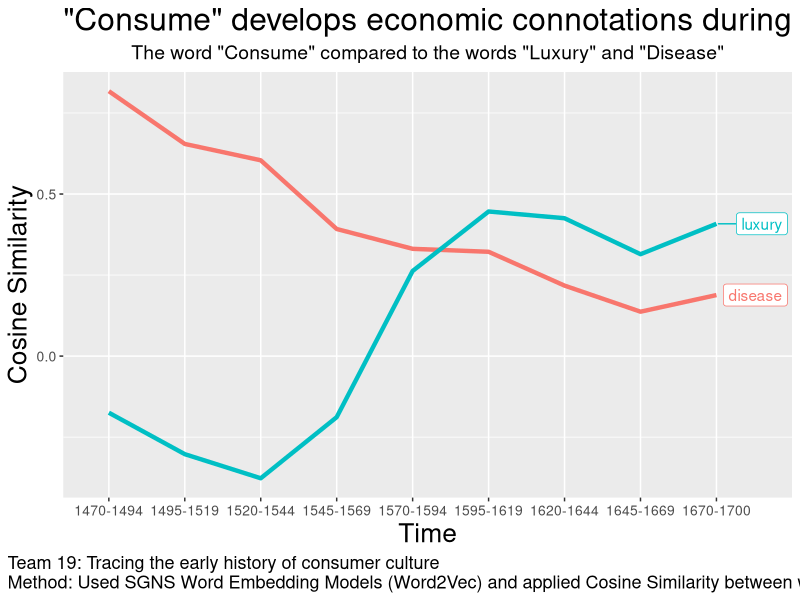
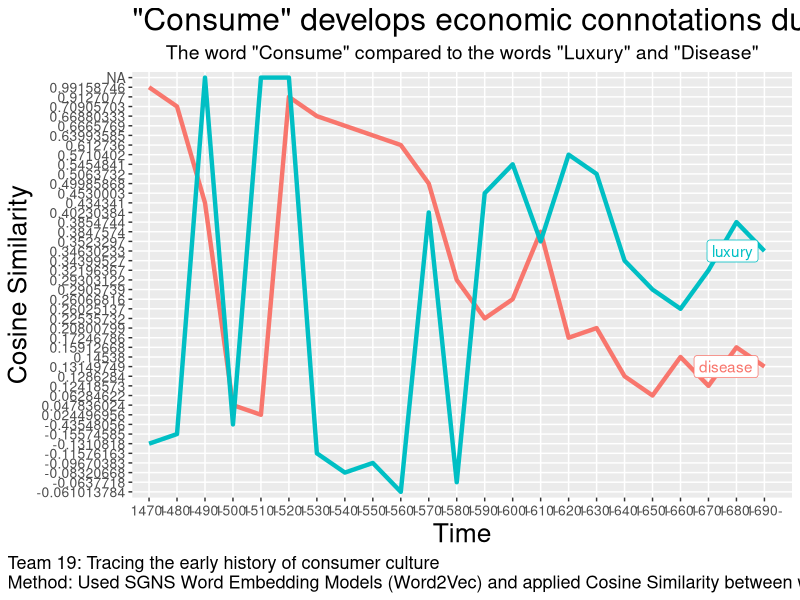
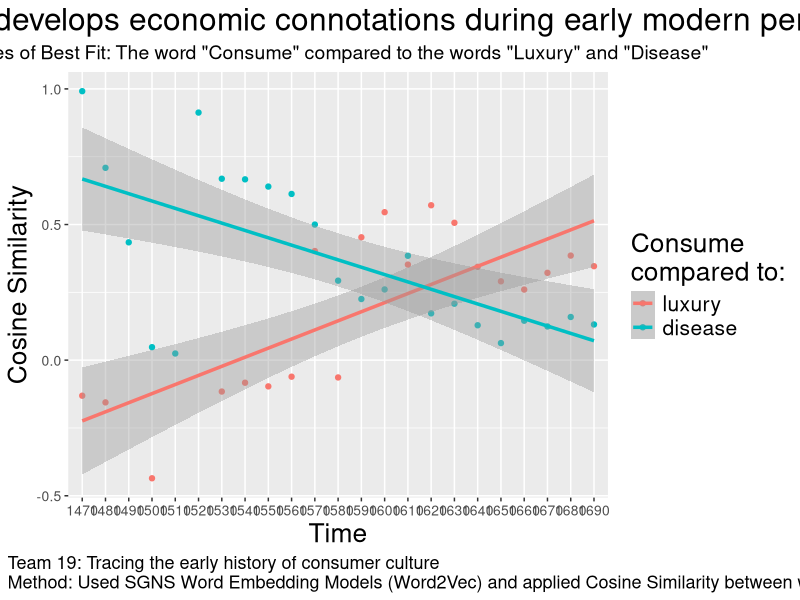
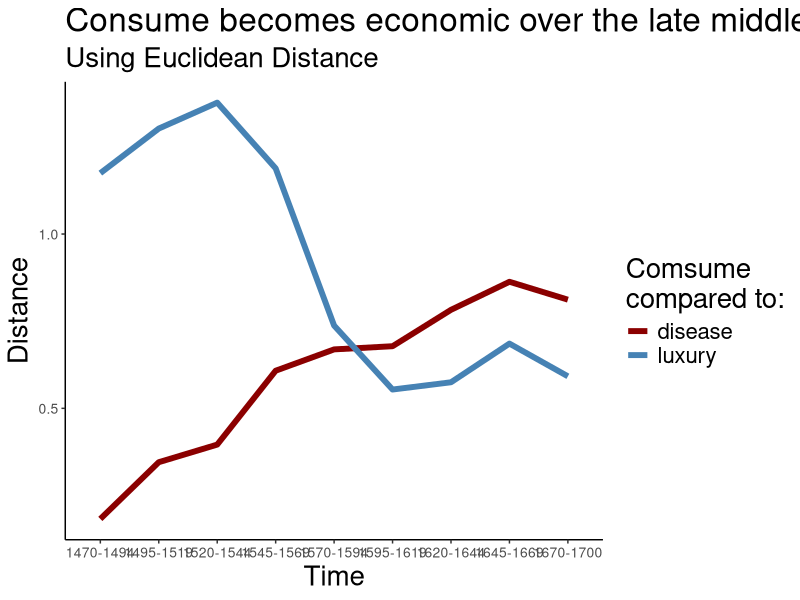
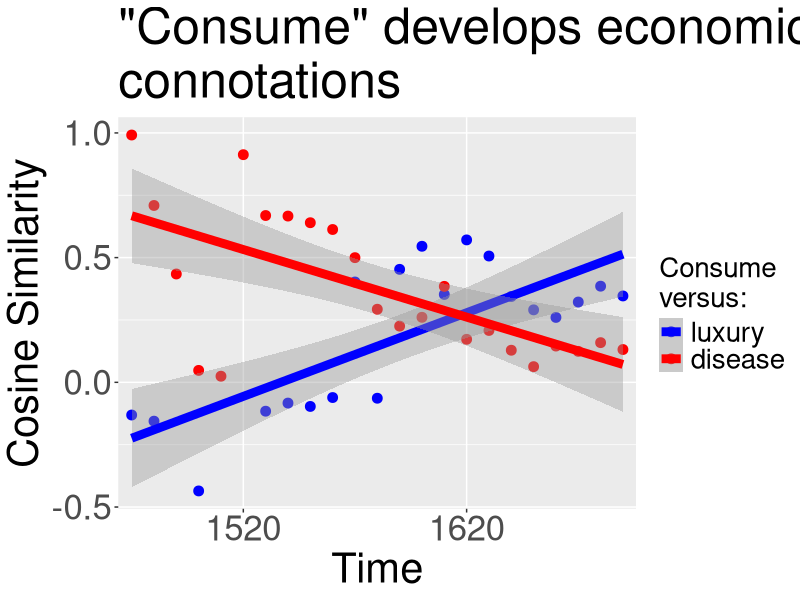
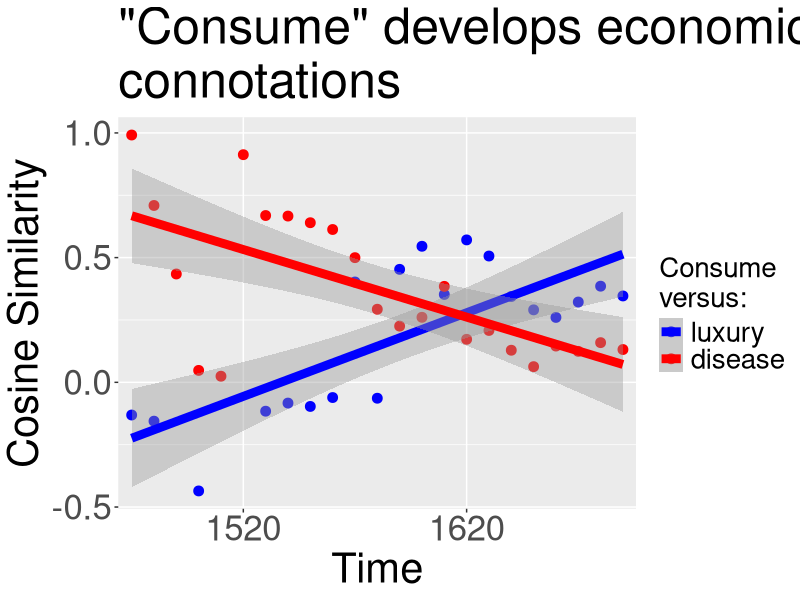

Source code (R) for these figures, in order:
## ---- chunk 1
knitr::opts_chunk$set(fig.width=12, fig.height=8, fig.path='Figs/',
                      echo=FALSE, warning=FALSE, message=FALSE)
## ---- chunk 2
library(tidyverse)
library(stringi)
library(ggrepel)
library(stringr)
## ---- chunk 3
df_similarity <- tibble(years=c("1470-1494", "1495-1519","1520-1544","1545-1569",
                "1570-1594","1595-1619","1620-1644","1645-1669",
                "1670-1700"),
                luxury=c(-0.17466319, -0.30258608, -0.37691566,
                      -0.18834212, 0.26263857, 0.44608718, 0.42523912, 
                      0.31434003, 0.40818825),
                disease=c(0.8172742, 0.65451854, 0.6040485, 0.39209074, 
                          0.33092698, 0.3218253, 0.21741053, 0.13698031, 
                          0.18832971))

df_similarity <- df_similarity %>%
  select(years, luxury, disease) %>%
  gather(key = "variable", value = "value", -years)

df_similarity
## ---- chunk 4
plot_without_labels <- ggplot(data=df_similarity, aes(x=years, group = 1)) +
  geom_line(aes(y = luxury), color = "darkred")+
  geom_line(aes(y = disease), color="steelblue")+ 
  scale_color_manual(values = c("darkred", "steelblue"))
## ---- chunk 5

cosine_plot <- df_similarity %>%
  mutate(label = if_else(years == max(years), as.character(variable), NA_character_)) %>%
  ggplot(aes(x = years, y = value, group = variable, colour=variable)) + 
  geom_line(size = 1.5) +
  scale_color_discrete(guide = FALSE) + 
  geom_label_repel(aes(label = label),
                  nudge_x = 1,
                  na.rm = TRUE)+
  labs(
    title = "\"Consume\" develops economic connotations during early modern period",
    subtitle = "The word \"Consume\" compared to the words \"Luxury\" and \"Disease\"",
    x = "Time",
    y = "Cosine Similarity",
    color = "Consume \ncompared to:",
    caption = "Team 19: Tracing the early history of consumer culture
Method: Used SGNS Word Embedding Models (Word2Vec) and applied Cosine Similarity between word vector pairs"
  ) +
  theme(text = element_text(size=19, hjust=0.5),
        axis.text=element_text(size=10),
        plot.subtitle=element_text(size=14, hjust=0.5),
        plot.caption=element_text(size=13, hjust=0),
        plot.caption.position = "plot")

cosine_plot
## ---- chunk 6

df_similarity <- tibble(years=c("1470-1479", "1480-1489", "1490-1499",
                       "1500-1509", "1510-1519", "1520-1529", "1530-1539", "1540-1549", "1550-1559",
                       "1560-1569", "1570-1579", "1580-1589", "1590-1599", "1600-1609", "1610-1619",
                       "1620-1629", "1630-1639", "1640-1649", "1650-1659", "1660-1669", "1670-1679",
                       "1680-1689", "1690-1700"),
                luxury=c(-0.1310818, -0.15574585, 'NA', -0.43548056, 'NA', 'NA', -0.11576163, -0.08320668, -0.09670383, -0.061013784, 0.40230384, -0.0637718, 0.4530003, 0.5454841, 0.3523297, 0.5710402, 0.5063732, 0.34399527, 0.2905739, 0.26025137, 0.32196367, 0.3854744, 0.34630233),
                disease=c(0.99158746, 0.70905703, 0.434341, 0.047836024, 0.024496956, 0.9127077, 0.66880333, 0.6665769, 0.63993585, 0.612736, 0.49985868, 0.29303122, 0.22535732, 0.26066816, 0.3847574, 0.17246786, 0.20800799, 0.1286284, 0.06284622, 0.14538, 0.12418573, 0.15912668, 0.13149749))

df_similarity <- df_similarity %>%
  mutate(years = str_sub(years, 1, 5)) %>%
  select(years, luxury, disease) %>%
  gather(key = "variable", value = "value", -years)

cosine_plot <- df_similarity %>%
  mutate(label = if_else(years == max(years), as.character(variable), NA_character_)) %>%
  ggplot(aes(x = years, y = value, group = variable, colour=variable)) + 
  geom_line(size = 1.5) +
  scale_color_discrete(guide = FALSE) + 
  geom_label_repel(aes(label = label),
                  nudge_x = 1,
                  na.rm = TRUE)+
  labs(
    title = "\"Consume\" develops economic connotations during early modern period",
    subtitle = "The word \"Consume\" compared to the words \"Luxury\" and \"Disease\"",
    x = "Time",
    y = "Cosine Similarity",
    color = "Consume \ncompared to:",
    caption = "Team 19: Tracing the early history of consumer culture
Method: Used SGNS Word Embedding Models (Word2Vec) and applied Cosine Similarity between word vector pairs"
  ) +
  theme(text = element_text(size=19, hjust=0.5),
        axis.text=element_text(size=10),
        plot.subtitle=element_text(size=14, hjust=0.5),
        plot.caption=element_text(size=13, hjust=0),
        plot.caption.position = "plot")

cosine_plot
## ---- chunk 7

df_similarity <- tibble(years=c("1470-1479", "1480-1489", "1490-1499",
                       "1500-1509", "1510-1519", "1520-1529", "1530-1539", "1540-1549", "1550-1559",
                       "1560-1569", "1570-1579", "1580-1589", "1590-1599", "1600-1609", "1610-1619",
                       "1620-1629", "1630-1639", "1640-1649", "1650-1659", "1660-1669", "1670-1679",
                       "1680-1689", "1690-1700"),
                luxury=c(-0.1310818, -0.15574585, NA, -0.43548056, NA, NA, -0.11576163, -0.08320668, -0.09670383, -0.061013784, 0.40230384, -0.0637718, 0.4530003, 0.5454841, 0.3523297, 0.5710402, 0.5063732, 0.34399527, 0.2905739, 0.26025137, 0.32196367, 0.3854744, 0.34630233),
                disease=c(0.99158746, 0.70905703, 0.434341, 0.047836024, 0.024496956, 0.9127077, 0.66880333, 0.6665769, 0.63993585, 0.612736, 0.49985868, 0.29303122, 0.22535732, 0.26066816, 0.3847574, 0.17246786, 0.20800799, 0.1286284, 0.06284622, 0.14538, 0.12418573, 0.15912668, 0.13149749))

df_similarity <- df_similarity %>%
  mutate(years = str_sub(years, 1, 4)) %>%
  select(years, luxury, disease) %>%
  gather(key = "variable", value = "value", -years) 

df_similarity$variable <- factor(df_similarity$variable, levels = c("luxury", "disease"))

cosine_plot <- df_similarity %>%
  drop_na() %>%
  ggplot(aes(x = years, y = value, group = variable, colour=variable)) + 
  geom_point(size = 1.5) +
  geom_smooth(method='lm', size = 1.2)+
  labs(
    title = "\"Consume\" develops economic connotations during early modern period",
    subtitle = "Lines of Best Fit: The word \"Consume\" compared to the words \"Luxury\" and \"Disease\"",
    x = "Time",
    y = "Cosine Similarity",
    color = "Consume \ncompared to:",
    caption = "Team 19: Tracing the early history of consumer culture
Method: Used SGNS Word Embedding Models (Word2Vec) and applied Cosine Similarity between word vector pairs"
  ) +
  theme(text = element_text(size=19),
        axis.text.x=element_text(size=10),
        axis.text.y=element_text(size=10),
        plot.title=element_text(hjust=0.5),
        plot.subtitle=element_text(size=14, hjust=0.5),
        plot.caption=element_text(size=13, hjust=0),
        plot.caption.position = "plot")

cosine_plot
## ---- chunk 8
df_euclidean <- tibble(years=c("1470-1494", "1495-1519","1520-1544","1545-1569",
                "1570-1594","1595-1619","1620-1644","1645-1669",
                "1670-1700"),
                luxury=c(1.1746631860733032, 1.3025860786437988, 1.3769156634807587, 1.188342124223709, 0.7373614311218262, 0.5539128184318542, 0.5747608840465546, 0.6856599748134613, 0.5918117463588715),
                disease=c(0.18272578716278076, 0.3454814553260803, 0.395951509475708, 0.6079092621803284, 0.6690730154514313, 0.6781747043132782, 0.782589465379715, 0.8630196899175644, 0.8116702884435654))

euclidean_plot <- df_euclidean %>%
  select(years, luxury, disease) %>%
  gather(key = "variable", value = "value", -years) %>%
  ggplot(aes(x = years, y = value, group = variable)) + 
  geom_line(aes(color = variable), size = 2) + 
  scale_color_manual(values = c("darkred", "steelblue")) + 
  labs(
    title = "Consume becomes economic over the late middle ages",
    subtitle = "Using Euclidean Distance",
    x = "Time",
    y = "Distance",
    color = "Comsume \ncompared to:"
  ) +
  theme_classic() +
  theme(text = element_text(size=20),
        axis.text=element_text(size=10))

euclidean_plot
## ---- chunk 9

df_similarity <- tibble(years=c("1470-1479", "1480-1489", "1490-1499",
                       "1500-1509", "1510-1519", "1520-1529", "1530-1539", "1540-1549", "1550-1559",
                       "1560-1569", "1570-1579", "1580-1589", "1590-1599", "1600-1609", "1610-1619",
                       "1620-1629", "1630-1639", "1640-1649", "1650-1659", "1660-1669", "1670-1679",
                       "1680-1689", "1690-1700"),
                luxury=c(-0.1310818, -0.15574585, NA, -0.43548056, NA, NA, -0.11576163, -0.08320668, -0.09670383, -0.061013784, 0.40230384, -0.0637718, 0.4530003, 0.5454841, 0.3523297, 0.5710402, 0.5063732, 0.34399527, 0.2905739, 0.26025137, 0.32196367, 0.3854744, 0.34630233),
                disease=c(0.99158746, 0.70905703, 0.434341, 0.047836024, 0.024496956, 0.9127077, 0.66880333, 0.6665769, 0.63993585, 0.612736, 0.49985868, 0.29303122, 0.22535732, 0.26066816, 0.3847574, 0.17246786, 0.20800799, 0.1286284, 0.06284622, 0.14538, 0.12418573, 0.15912668, 0.13149749))

df_similarity <- df_similarity %>%
  mutate(years = str_sub(years, 1, 4)) %>%
  select(years, luxury, disease) %>%
  gather(key = "variable", value = "value", -years) 

df_similarity$variable <- factor(df_similarity$variable, levels = c("luxury", "disease"))

cosine_plot <- df_similarity %>%
  drop_na() %>%
  ggplot(aes(x = years, y = value, group = variable, colour=variable)) + 
  geom_point(size = 3) +
  geom_smooth(method='lm', size = 3)+
  labs(
    title = "\"Consume\" develops economic \nconnotations",
    x = "Time",
    y = "Cosine Similarity",
    color = "Consume \nversus:"
  ) +
  scale_x_discrete(breaks = c("1520", "1620"))+
  theme(text = element_text(size = 30),
    axis.text = element_text(size = 25),
    plot.caption=element_text(size=13, hjust=0),
    plot.caption.position = "plot",
    legend.text=element_text(size=20),
    legend.title=element_text(size=20)) + 
  scale_color_manual(values=c('blue','red'))

cosine_plot

ggsave("plot1v1.png", cosine_plot, units = "in", width = 850/100, height = 800/100 )
